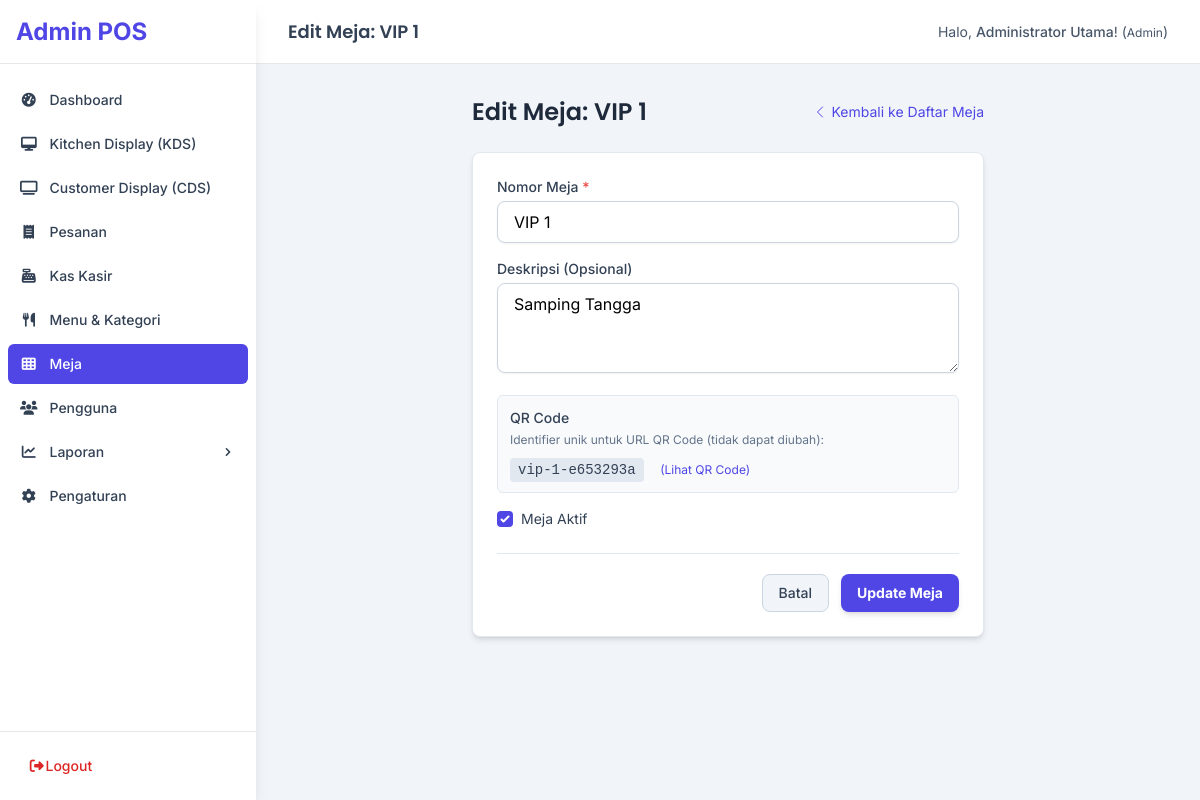
/admin/tables/edit/1 (signed in), run on an earlier commit of the app's database.
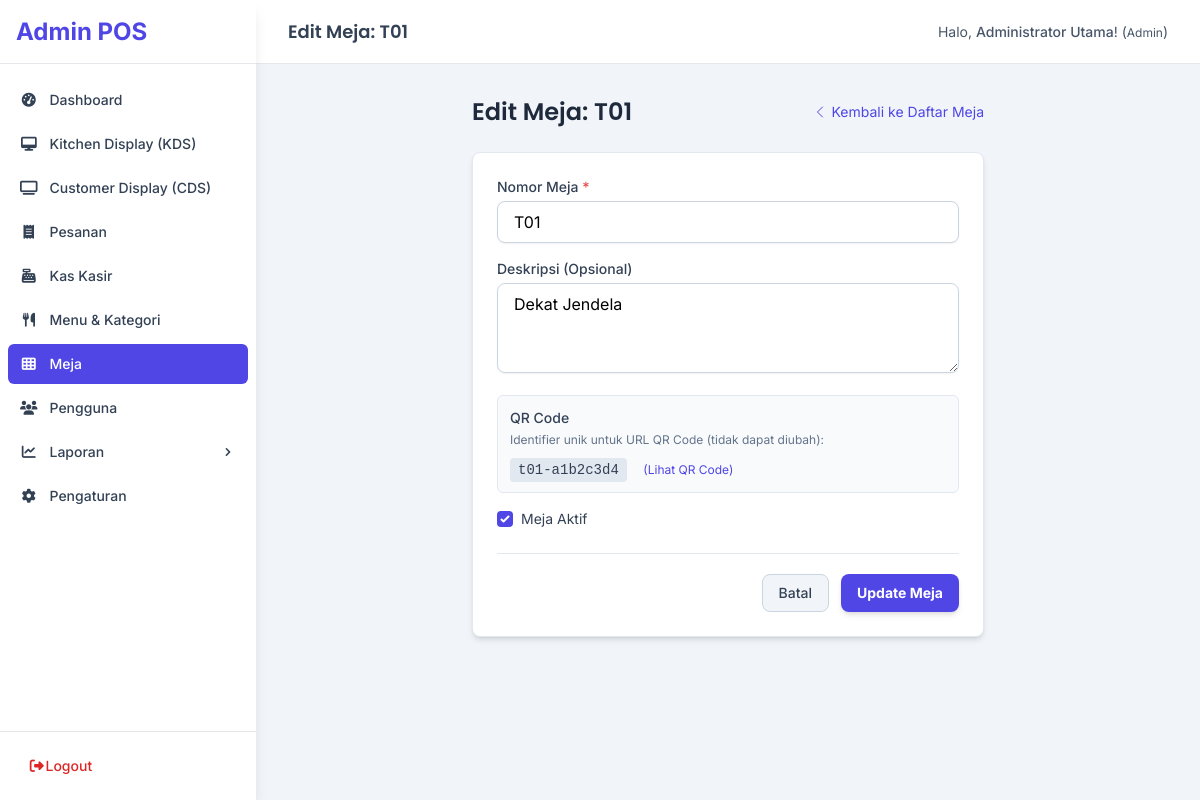
And on a later commit of the database.
### tables this page shows
CREATE TABLE IF NOT EXISTS `tables` (
  `id` int(10) unsigned NOT NULL AUTO_INCREMENT,
  `table_number` varchar(50) NOT NULL COMMENT 'Nomor atau Nama Meja (e.g., T01, T02, VIP 1)',
  `qr_code_identifier` varchar(100) NOT NULL COMMENT 'Identifier unik untuk URL QR Code (bisa UUID atau random string)',
  `description` varchar(255) DEFAULT NULL COMMENT 'Deskripsi tambahan meja',
  `is_active` tinyint(1) NOT NULL DEFAULT '1' COMMENT 'Apakah meja ini aktif digunakan',
  `created_at` timestamp DEFAULT CURRENT_TIMESTAMP,
  `updated_at` timestamp DEFAULT CURRENT_TIMESTAMP ON UPDATE CURRENT_TIMESTAMP,
  PRIMARY KEY (`id`)  ,
  UNIQUE KEY `table_number` (`table_number`),
  UNIQUE KEY `qr_code_identifier` (`qr_code_identifier`),
  KEY `idx_tables_table_number` (`table_number`),
  KEY `idx_tables_qr_code_identifier` (`qr_code_identifier`)
);

### app/Controllers/Admin/TableController.php (called while the page is built, shortened)
<?php
class TableController extends Controller {
    private $tableModel;
    public function __construct() { $this->tableModel = $this->model('Table'); AuthHelper::requireAdmin(); }
    public function edit(int $id) {
         $safeId = SanitizeHelper::integer($id); if ($safeId <= 0) { UrlHelper::redirect('/admin/tables'); return; } $table = $this->tableModel->findById($safeId); if (!$table) { SessionHelper::setFlash('error', 'Meja tidak ditemukan.'); UrlHelper::redirect('/admin/tables'); return; }
         $this->view('admin.tables.edit', ['pageTitle' => 'Edit Meja: ' . SanitizeHelper::html($table['table_number']), 'table' => $table ], 'admin_layout');
    }
}

### app/Core/Router.php (called while the page is built, shortened)
<?php
class Router {
    protected $routes = [];
    public function addRoute(string $method, string $route, string $controllerAction): void {
        $route = trim($route, '/');
        $route = preg_replace('/\{([a-z_]+)\}/', '(?P<\1>[a-zA-Z0-9_-]+)', $route);
        $routePattern = ($route === '') ? '#^$#' : '#^' . $route . '$#';
        $this->routes[strtoupper($method)][$routePattern] = $controllerAction;
    }
    protected function match(): array|false {
        $fullPath = trim(parse_url($_SERVER['REQUEST_URI'] ?? '', PHP_URL_PATH) ?? '', '/');
        $basePath = defined('BASE_URL') ? trim(parse_url(BASE_URL, PHP_URL_PATH) ?? '', '/') : '';
        $relativePath = '';
        if (!empty($basePath)) {
            if (str_starts_with($fullPath, $basePath . '/')) {
                $relativePath = substr($fullPath, strlen($basePath) + 1);
            } elseif ($fullPath === $basePath) {
                $relativePath = '';
            } else {
                 $relativePath = $fullPath;
            }
        } else {
            $relativePath = $fullPath;
        }
        $requestUrlForPreg = $relativePath;
        $requestMethod = strtoupper($_SERVER['REQUEST_METHOD'] ?? 'GET');
        if (isset($this->routes[$requestMethod])) {
            foreach ($this->routes[$requestMethod] as $routePattern => $controllerAction) {
                if (preg_match($routePattern, $requestUrlForPreg, $matches)) {
                    $params = [];
                    foreach ($matches as $key => $value) {
                        if (is_string($key)) {
                            $params[$key] = $value;
                        }
                    }
                    list($controller, $action) = explode('@', $controllerAction, 2);
                    return [
                        'controller' => $controller,
                        'action' => $action,
                        'params' => $params
                    ];
                }
            }
        }
        return false;
    }
    public function dispatch(): void {
        $match = $this->match();
        $controllerClassName = 'App\\Controllers\\' . $match['controller'];
        $actionName = $match['action'];
        $params = $match['params'];
        $controllerInstance = new $controllerClassName();
        try {
            call_user_func_array([$controllerInstance, $actionName], $params);
        } catch (\Throwable $e) {
             error_log("Error executing action {$controllerClassName}@{$actionName}: " . $e->getMessage() . "\nTrace: " . $e->getTraceAsString());
             throw $e;
        }
    }
}
?>

### public/index.php (called while the page is built, shortened)
<?php
$router = new App\Core\Router();
try {
    $router->dispatch();
} catch (\Throwable $e) {
    error_log("Unhandled Exception/Error: " . $e->getMessage() . "\n" . $e->getTraceAsString());
    http_response_code(500);
    echo "<!DOCTYPE html><html><head><title>Error</title></head><body>";
    echo "<h1>Terjadi Kesalahan</h1>";
    echo "<p>Maaf, terjadi kesalahan pada server. Silakan coba lagi nanti.</p>";
    if (defined('ENVIRONMENT') && ENVIRONMENT === 'development') {
        echo "<pre>Error: " . htmlspecialchars($e->getMessage(), ENT_QUOTES) . "</pre>";
        echo "<pre>" . htmlspecialchars($e->getTraceAsString(), ENT_QUOTES) . "</pre>";
    }
    echo "</body></html>";
    exit;
}
?>

### app/Helpers/UrlHelper.php (called while the page is built, shortened)
<?php
class UrlHelper {
    public static function baseUrl(string $path = ''): string {
        $baseUrl = rtrim(BASE_URL, '/');
        $path = ltrim($path, '/');
        return $baseUrl . '/' . $path;
    }
}
?>

### app/Helpers/SanitizeHelper.php (called while the page is built, shortened)
<?php
class SanitizeHelper {
    public static function html(mixed $data): string {
        return htmlspecialchars((string)$data, ENT_QUOTES, 'UTF-8');
    }
    public static function integer(mixed $data): string|false {
        return filter_var($data, FILTER_SANITIZE_NUMBER_INT);
    }
}
?>

### app/Core/Database.php (called while the page is built, shortened)
<?php
class Database
{
    private $conn = null;
    private static $instance = null;
    private $host = DB_HOST;
    private $user = DB_USER;
    private $pass = DB_PASS;
    private $name = DB_NAME;
    private $port = DB_PORT;
    private function __construct()
    {
        $dsn = 'mysql:host=' . $this->host . ';port=' . $this->port . ';dbname=' . $this->name . ';charset=utf8mb4';
        $options = [
            PDO::ATTR_ERRMODE => PDO::ERRMODE_EXCEPTION,
            PDO::ATTR_DEFAULT_FETCH_MODE => PDO::FETCH_ASSOC,
            PDO::ATTR_EMULATE_PREPARES => false,
        ];
        try {
            $this->conn = new PDO($dsn, $this->user, $this->pass, $options);
        } catch (PDOException $e) {
            error_log("Database Connection Error: " . $e->getMessage());
            die("Gagal terhubung ke database. Silakan cek konfigurasi atau hubungi administrator.");
        }
    }
    public static function getInstance(): Database
    {
        if (self::$instance == null) {
            self::$instance = new Database();
        }
        return self::$instance;
    }
    public function getConnection(): PDO
    {
        return $this->conn;
    }
}
?>

### app/Core/Model.php (called while the page is built, shortened)
<?php
abstract class Model {
    protected $db;
    protected $table;
    public function __construct() {
        $this->db = Database::getInstance()->getConnection();
    }
    public function findById(int $id): array|false {
        try {
            $stmt = $this->db->prepare("SELECT * FROM {$this->table} WHERE id = :id LIMIT 1");
            $stmt->bindParam(':id', $id, PDO::PARAM_INT);
            $stmt->execute();
            return $stmt->fetch(PDO::FETCH_ASSOC);
        } catch (PDOException $e) {
            error_log("Error finding by ID {$id} in {$this->table}: " . $e->getMessage());
            return false;
        }
    }
}
?>

### app/Helpers/SessionHelper.php (called while the page is built, shortened)
<?php
class SessionHelper {
    public static function getFlashData(string $key): mixed {
        $value = $_SESSION[self::FLASH_DATA_KEY][$key] ?? null;
        return $value;
    }
}

### app/views/admin/tables/edit.php (the view, shortened to what the changed rows need)
<?php
$table = $table ?? [];
$oldInputFromSession = SessionHelper::getFlashData('old_input');
$formData = $oldInputFromSession ?? $table;
$pageTitle = "Edit Meja: " . SanitizeHelper::html($table['table_number'] ?? 'Error');
$formActionId = $table['id'] ?? ($formData['id'] ?? 0);
?>
<div class="max-w-lg mx-auto">
    <div class="flex justify-between items-center mb-6">
        <h2 class="text-2xl font-semibold text-slate-800"><?= SanitizeHelper::html($pageTitle) ?></h2>
        <a href="<?= UrlHelper::baseUrl('/admin/tables') ?>" class="text-sm text-indigo-600 hover:text-indigo-800 inline-flex items-center">
            <svg class="w-4 h-4 mr-1" xmlns="http://www.w3.org/2000/svg" fill="none" viewBox="0 0 24 24" stroke-width="1.5" stroke="currentColor"><path stroke-linecap="round" stroke-linejoin="round" d="M15.75 19.5L8.25 12l7.5-7.5" /></svg>
            Kembali ke Daftar Meja
        </a>
    </div>
    <div class="bg-white p-6 rounded-lg shadow-md border border-slate-200">
        <?php if (empty($formActionId)): ?>
            <div class="bg-red-100 border border-red-400 text-red-700 px-4 py-3 rounded" role="alert">Error: ID Meja tidak ditemukan. Form tidak dapat diproses.</div>
        <?php else: ?>
            <form action="<?= UrlHelper::baseUrl('/admin/tables/update/' . $formActionId) ?>" method="POST" novalidate>
                <div class="mb-4">
                    <label for="table_number" class="block text-sm font-medium text-slate-700 mb-1">Nomor Meja <span class="text-red-500">*</span></label>
                    <input type="text" id="table_number" name="table_number" required maxlength="50"
                           value="<?= SanitizeHelper::html($formData['table_number'] ?? '') ?>"
                           class="w-full px-4 py-2 border border-slate-300 rounded-lg focus:ring-indigo-500 focus:border-indigo-500 shadow-sm">
                </div>
                <div class="mb-4">
                    <label for="description" class="block text-sm font-medium text-slate-700 mb-1">Deskripsi (Opsional)</label>
                    <textarea id="description" name="description" rows="3" maxlength="255"
                              class="w-full px-4 py-2 border border-slate-300 rounded-lg focus:ring-indigo-500 focus:border-indigo-500 shadow-sm"
                    ><?= SanitizeHelper::html($formData['description'] ?? '') ?></textarea>
                </div>
                 <div class="mb-4 p-3 bg-slate-50 rounded-md border border-slate-200">
                    <label class="block text-sm font-medium text-slate-700 mb-1">QR Code</label>
                    <p class="text-xs text-slate-500 mb-2">Identifier unik untuk URL QR Code (tidak dapat diubah):</p>
                    <code class="text-sm bg-slate-200 text-slate-700 px-2 py-1 rounded"><?= SanitizeHelper::html($table['qr_code_identifier'] ?? 'N/A') ?></code>
                    <a href="<?= UrlHelper::baseUrl('/admin/tables/qr/' . $formActionId) ?>" target="_blank" class="ml-3 text-xs text-indigo-600 hover:underline">(Lihat QR Code)</a>
                 </div>
                <div class="mb-6">
                     <label for="is_active" class="flex items-center">
                         <input type="checkbox" id="is_active" name="is_active" value="1"
                                class="h-4 w-4 text-indigo-600 border-slate-300 rounded focus:ring-indigo-500"
                                <?= (isset($formData['is_active']) && $formData['is_active'] == 1) ? 'checked' : '' ?>
                         >
                         <span class="ml-2 text-sm text-slate-700">Meja Aktif</span>
                     </label>
                </div>
                <div class="flex justify-end space-x-3 border-t border-slate-200 pt-5 mt-5">
                    <a href="<?= UrlHelper::baseUrl('/admin/tables') ?>" class="bg-slate-100 hover:bg-slate-200 text-slate-700 text-sm font-medium py-2 px-4 rounded-lg transition border border-slate-300">Batal</a>
                    <button type="submit" class="bg-indigo-600 hover:bg-indigo-700 text-white text-sm font-bold py-2 px-4 rounded-lg transition shadow-md">Update Meja</button>
                </div>
            </form>
        <?php endif; ?>
    </div>
</div>

### app/views/layouts/admin_layout.php (shortened to what the changed rows need)
<!DOCTYPE html>
<html lang="id">
<head>
    <link rel="stylesheet" href="<?= \App\Helpers\UrlHelper::baseUrl('css/admin_output.css') ?>">
    <link rel="stylesheet" href="<?= \App\Helpers\UrlHelper::baseUrl('css/all.min.css') ?>">
</head>
<body class="bg-slate-100">
    <div class="flex h-screen bg-slate-100 overflow-hidden">
        <div class="flex-1 flex flex-col overflow-hidden">
             <header class="bg-white shadow-sm border-b h-16 flex items-center justify-between px-4 sm:px-6 lg:px-8">
                 <h1 class="text-lg font-semibold text-slate-700 hidden md:block">
                     <?= isset($pageTitle) ? SanitizeHelper::html($pageTitle) : 'Admin Dashboard' ?>
                 </h1>
                 <div class="text-sm text-slate-600">
                     Halo, <span class="font-medium"><?= SanitizeHelper::html(AuthHelper::getUserName() ?? 'User') ?></span>!
                     (<span class="text-xs"><?= SanitizeHelper::html(ucfirst(AuthHelper::getUserRole() ?? '')) ?></span>)
                 </div>
            </header>
            <main class="flex-1 overflow-x-hidden overflow-y-auto bg-slate-100 p-4 sm:p-6 lg:p-8">
                 <?php
                    if (isset($viewPath) && file_exists($viewPath)) {
                        require $viewPath;
                    }
                 ?>
            </main>
        </div>
    </div>
    </body>
</html>

What changed in the data, as far as the page shows it:
changed tables: table_number "Edit Meja: VIP 1" → "Edit Meja: T01"; table_number "VIP 1" → "T01"; description "Samping Tangga" → "Dekat Jendela"; qr_code_identifier "vip-1-e653293a" → "t01-a1b2c3d4"
Also different on the page:
SanitizeHelper::html($pageTitle): "Edit Meja: VIP 1" → "Edit Meja: T01"
